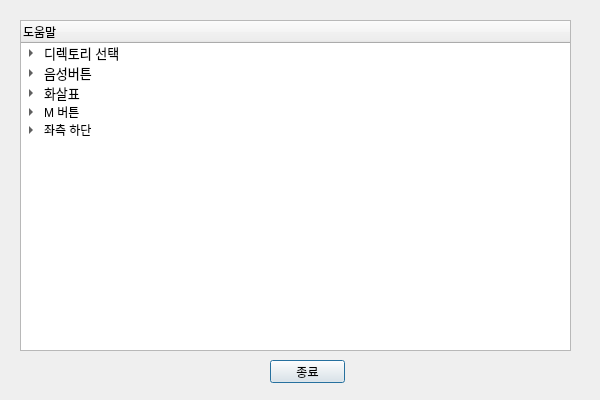
<?xml version="1.0" encoding="UTF-8"?>
<ui version="4.0">
 <class>Dialog</class>
 <widget class="QDialog" name="Dialog">
  <property name="geometry">
   <rect>
    <x>0</x>
    <y>0</y>
    <width>600</width>
    <height>400</height>
   </rect>
  </property>
  <property name="minimumSize">
   <size>
    <width>500</width>
    <height>400</height>
   </size>
  </property>
  <property name="maximumSize">
   <size>
    <width>600</width>
    <height>400</height>
   </size>
  </property>
  <property name="windowTitle">
   <string>도움말</string>
  </property>
  <widget class="QTreeWidget" name="treeWidget">
   <property name="geometry">
    <rect>
     <x>20</x>
     <y>20</y>
     <width>551</width>
     <height>331</height>
    </rect>
   </property>
   <column>
    <property name="text">
     <string>도움말</string>
    </property>
   </column>
   <item>
    <property name="text">
     <string>디렉토리 선택</string>
    </property>
    <property name="font">
     <font>
      <pointsize>10</pointsize>
     </font>
    </property>
    <item>
     <property name="text">
      <string>파일 탐색을 할 디렉토리를 설정합니다. </string>
     </property>
    </item>
   </item>
   <item>
    <property name="text">
     <string>음성버튼</string>
    </property>
    <property name="font">
     <font>
      <pointsize>10</pointsize>
     </font>
    </property>
    <item>
     <property name="text">
      <string>시작</string>
     </property>
     <property name="font">
      <font>
       <pointsize>10</pointsize>
      </font>
     </property>
     <item>
      <property name="text">
       <string>버튼을 눌러 음성명령을 활성화 시킵니다. 활성화 - 빨강, 비활성화 - 검정</string>
      </property>
     </item>
    </item>
    <item>
     <property name="text">
      <string>명령</string>
     </property>
     <property name="font">
      <font>
       <pointsize>10</pointsize>
      </font>
     </property>
     <item>
      <property name="text">
       <string>보기</string>
      </property>
      <item>
       <property name="text">
        <string>입력된 객체의 코드를 보여줍니다. 위/아래 방향키를 통해 코드를 스크롤 할 수 있습니다.</string>
       </property>
      </item>
     </item>
     <item>
      <property name="text">
       <string>탐색</string>
      </property>
      <item>
       <property name="text">
        <string>활성화 된  IDE에서 입력받은 객체 위치로 이동합니다.</string>
       </property>
      </item>
     </item>
     <item>
      <property name="text">
       <string>명령</string>
      </property>
      <item>
       <property name="text">
        <string>내장된 명령들과 개인이 추가한 명령을 음성으로 실행시킵니다. </string>
       </property>
      </item>
     </item>
    </item>
    <item>
     <property name="text">
      <string>명령 후 선택</string>
     </property>
     <item>
      <property name="text">
       <string>객체 이름을 부른 뒤, 방향키와 엔터 그리고 마우스를 이용해서 제시된 단어들 중 선택할 수 있습니다.</string>
      </property>
     </item>
    </item>
   </item>
   <item>
    <property name="text">
     <string>화살표</string>
    </property>
    <property name="font">
     <font>
      <pointsize>10</pointsize>
     </font>
    </property>
    <item>
     <property name="text">
      <string>실행 가능한 기본 명령어들을 보여줍니다.</string>
     </property>
    </item>
   </item>
   <item>
    <property name="text">
     <string>M 버튼</string>
    </property>
    <item>
     <property name="text">
      <string>매크로를 추가/삭제/수정 합니다. </string>
     </property>
    </item>
    <item>
     <property name="text">
      <string>명령 개별 동작 유형</string>
     </property>
     <item>
      <property name="text">
       <string>팔레트</string>
      </property>
      <item>
       <property name="text">
        <string>인수로 주어진 다른 명령어를 호출합니다. </string>
       </property>
      </item>
     </item>
     <item>
      <property name="text">
       <string>키 입력</string>
      </property>
      <item>
       <property name="text">
        <string>인수로 주어진 키를 자동으로 누릅니다.</string>
       </property>
      </item>
     </item>
     <item>
      <property name="text">
       <string>시간 지연</string>
      </property>
      <item>
       <property name="text">
        <string>명령이 겹치는 것을 방지하기 위해, 대기 시킬 수 있습니다. </string>
       </property>
      </item>
     </item>
    </item>
   </item>
   <item>
    <property name="text">
     <string>좌측 하단</string>
    </property>
    <item>
     <property name="text">
      <string>현재 활성화된 IDE를 보여줍니다. </string>
     </property>
    </item>
   </item>
  </widget>
  <widget class="QPushButton" name="termButton">
   <property name="geometry">
    <rect>
     <x>270</x>
     <y>360</y>
     <width>75</width>
     <height>23</height>
    </rect>
   </property>
   <property name="text">
    <string>종료</string>
   </property>
  </widget>
 </widget>
 <resources/>
 <connections/>
</ui>
